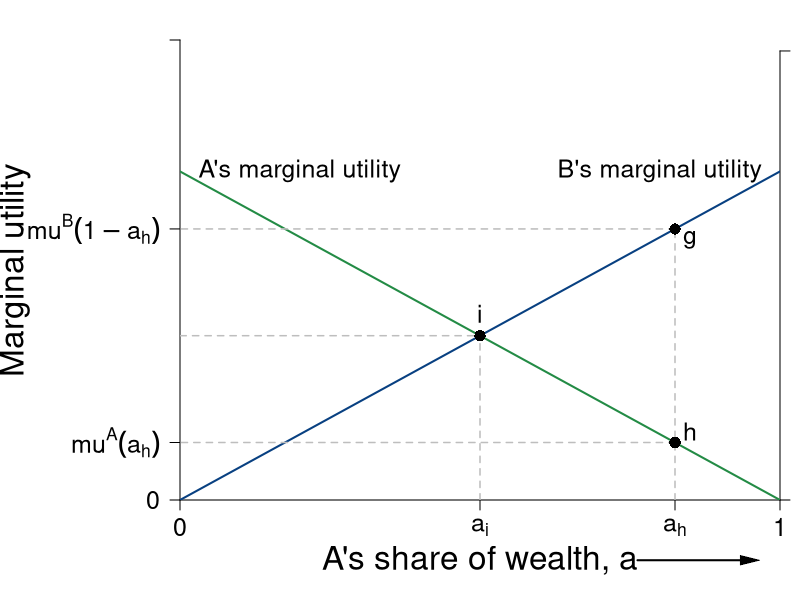

Recreate this plot in R.
#Graph Designer: Simon Halliday
#Authors: Bowles and Halliday
#Title: Coordination, Conflict and Competition: A Text in Microeconomics
library(shape)
pdf(file = "constrained_optimization/utilitarianism.pdf", width = 8, height = 6)

#Set parameters for graphics
pointsize <- 1.8
axislabelsize <- 2
labelsize <- 1.5
namesize <- 1.8
annotatesize <- 1.5
graphlinewidth <- 2
segmentlinewidth <- 1.5

COL <- c("#7fc97f", "#beaed4", "#fdc086", "#ffff99", "#386cb0", "#f0027f", "#bf5b17", "#666666")
COLA <- c("#e0f3db", "#99d8c9","#66c2a4","#41ae76", "#238b45", "#005824")
COLB <- c("#4eb3d3", "#2b8cbe", "#0868ac","#084081")

#Edited the margins to cater for the larger LHS labels
par(mar =  c(5, 9, 2, 1))

#proportion of wealth functions

MUb <- function(x, y){
   0.75*x
}

MUa <- function(x, y){
  30 - (0.75)*x
}


#Add limits on axes and levels of utility for each function 
ylims <- c(0, 42)
xlims <- c(0, 40)

npts <- 501 
x <- seq(xlims[1], xlims[2], length.out = npts)
y <- seq(ylims[1], ylims[2], length.out = npts) 

plot(0, 0, xlim = xlims, ylim = ylims, type = "n",
     xlab = expression(paste("")),
     ylab = expression(paste("")), 
     xaxt = "n", 
     yaxt = "n", 
     cex.lab = axislabelsize, 
     bty = "n", 
     xaxs="i", 
     yaxs="i"
)

#x and y limits with plain axes without ticks/numbers to match previous graph; y axes on both sides

ticksx <- c(0, 20, 33, 40)
xlabels <- c(0, expression(paste(a[i])), expression(paste(a[h])), 1)
#ticksy <- seq(from = 0, to = ylims[2]+1, by = 41)
ticksy <- c(0, MUa(33), MUb(33), ylims[2])
#ylabels <- seq(from = 0, to = ylims[2], by = 10)
ylabels <- c(0, expression(paste(m*u^A*(a[h]) )), expression(paste(m*u^B*(1 - a[h]) )), NA)
ticksy2 <- seq(from = 0, to = ylims[2]+1, by = 41)
ylabels2 <- seq(from = 0, to = ylims[2], by = 10)

# text(-2, MUb(33), expression(paste(-u[a]^B*(a[x]) )),  xpd = TRUE, cex = labelsize)
# text(-2, MUa(33), expression(paste(u[a]^A*(a[x]) )),  xpd = TRUE, cex = labelsize)


# text(20, -.9, expression(paste(a[i])), xpd = TRUE, cex = labelsize)
# text(33, -.9, expression(paste(a[x])), xpd = TRUE, cex = labelsize)

axis(1,at = ticksx,  pos = 0, labels = xlabels, cex.axis = labelsize)
axis(2,at = ticksy,  pos = 0, labels = ylabels, las = 1, cex.axis = labelsize)
axis(4, at = ticksy2, pos = xlims[2], labels = FALSE,las=1)


npts <- 503 
xx1 <- seq(xlims[1], xlims[2], length.out = npts)
xx2 <- seq(0, xlims[2], length.out = npts)
xx3 <- seq(xlims[1], 0, length.out = npts)
xx4 <- seq(-11, 0, length.out = npts)

#Axis labels and draw linear utility functions
#mtext(expression(paste("A's Share of Wealth, a")), side = 1, line = 2, cex = axislabelsize)

text(0.5*xlims[2], -5.5, expression(paste("A's share of wealth, a")), xpd = TRUE, cex = axislabelsize) 
text(-11, 0.5*ylims[2], expression(paste("Marginal utility")), xpd = TRUE, cex = axislabelsize, srt = 90) 

lines(xx1, MUb(xx1, y), col = COLB[4], lwd = graphlinewidth)
lines(xx1, MUa(xx1, y), col = COLA[5], lwd = graphlinewidth)

#Label points on line

text(20, MUb(20) + 2, expression(paste(i)), cex = labelsize)
segments(20, 0, 20, MUb(20), lty = 2, col = "gray", lwd = segmentlinewidth)
segments(0, MUb(20), 20, MUb(20), lty = 2, col = "gray", lwd = segmentlinewidth)
points(20, MUb(20), pch = 16, col = "black", cex = 1.5)

text(33 + 1, MUb(33) - 1, expression(paste(g)), cex = labelsize)
segments(33, MUb(33), 0, MUb(33), lty = 2, col = "gray", lwd = segmentlinewidth)
segments(33, 0, 33, MUb(33), lty = 2, col = "gray", lwd = segmentlinewidth)
points(33, MUb(33), pch = 16, col = "black", cex = 1.5)

text(33 + 1, MUa(33) + 1, expression(paste(h)), cex = labelsize)
segments(33, MUa(33), 0, MUa(33), lty = 2, col = "gray", lwd = segmentlinewidth)
points(33, MUa(33), pch = 16, col = "black", cex = 1.5)



text(8, 30, expression(paste("A's marginal utility")), xpd = TRUE, cex = labelsize)
#text(8, 37.5, expression(paste(u[a]^A)), xpd = TRUE, cex = labelsize)
text(32, 30, expression(paste("B's marginal utility")),  xpd = TRUE, cex = labelsize)
#text(32, 37.5, expression(paste(-u[a]^B)),  xpd = TRUE, cex = labelsize)

#Axis arrow
Arrows(30.5, -5.5, 38, -5.5, col = "black", lty = 1, lwd = 2, arr.type = "triangle", arr.lwd = 0.5, xpd = TRUE)



dev.off()
